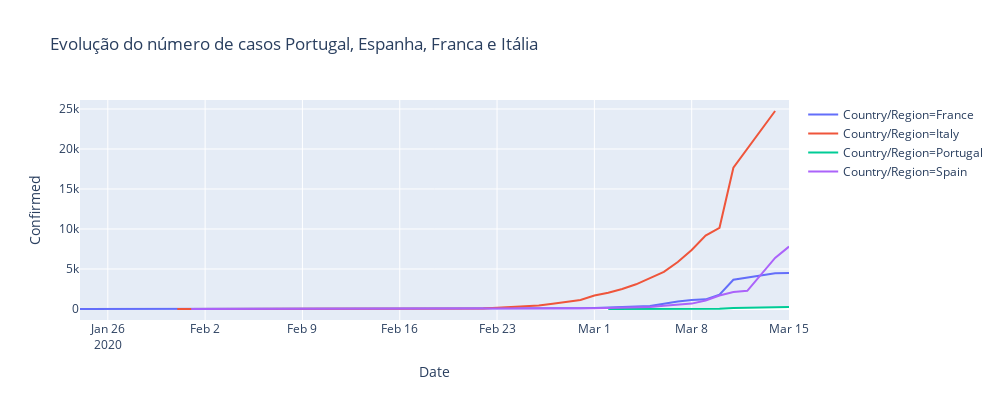

The cell this chart's notebook holds for it:
### Code cell
temp = full_table.loc[((full_table['Country/Region']=='Spain')| (full_table['Country/Region']=='Portugal')
                       |(full_table['Country/Region']=='France')| (full_table['Country/Region']=='Italy'))]

temp = temp.groupby(['Date', 'Country/Region'])['Confirmed', 'Deaths', 'Recovered'].max().reset_index()
#temp = full_table.groupby(['Date', 'Country/Region'])['Confirmed'].sum().reset_index().sort_values('Confirmed', ascending=False)
temp.sort_values(by=['Country/Region','Date'],inplace=True)

temp = temp.reset_index()


fig = px.line(temp, x="Date", y="Confirmed", color='Country/Region',height=400,width=1000,
             title='Evolução do número de casos Portugal, Espanha, Franca e Itália')
fig.show()

### Figure 1 — Plotly figure (JSON) as saved in the notebook; plotly's stock layout.template omitted (floating-point values rounded to 4 significant figures)
{"data": [{"hoverlabel": {"namelength": 0}, "hovertemplate": "Country/Region=France<br>Date=%{x}<br>Confirmed=%{y}", "legendgroup": "Country/Region=France", "line": {"color": "#636efa", "dash": "solid"}, "mode": "lines", "name": "Country/Region=France", "showlegend": true, "type": "scatter", "x": ["2020-01-24", "2020-01-25", "2020-01-26", "2020-01-27", "2020-01-28", "2020-01-29", "2020-01-30", "2020-01-31", "2020-02-01", "2020-02-08", "2020-02-12", "2020-02-15", "2020-02-25", "2020-02-26", "2020-02-27", "2020-02-28", "2020-02-29", "2020-03-01", "2020-03-02", "2020-03-03", "2020-03-04", "2020-03-05", "2020-03-06", "2020-03-07", "2020-03-08", "2020-03-09", "2020-03-10", "2020-03-11", "2020-03-14", "2020-03-15"], "xaxis": "x", "y": [2, 3, 3, 3, 4, 5, 5, 5, 6, 11, 11, 12, 14, 18, 38, 57, 100, 130, 191, 204, 285, 377, 653, 949, 1126, 1209, 1784, 3661, 4469, 4499], "yaxis": "y"}, {"hoverlabel": {"namelength": 0}, "hovertemplate": "Country/Region=Italy<br>Date=%{x}<br>Confirmed=%{y}", "legendgroup": "Country/Region=Italy", "line": {"color": "#EF553B", "dash": "solid"}, "mode": "lines", "name": "Country/Region=Italy", "showlegend": true, "type": "scatter", "x": ["2020-01-31", "2020-02-07", "2020-02-21", "2020-02-22", "2020-02-23", "2020-02-24", "2020-02-25", "2020-02-26", "2020-02-27", "2020-02-28", "2020-02-29", "2020-03-01", "2020-03-02", "2020-03-03", "2020-03-04", "2020-03-05", "2020-03-06", "2020-03-07", "2020-03-08", "2020-03-09", "2020-03-10", "2020-03-11", "2020-03-14"], "xaxis": "x", "y": [2, 3, 20, 62, 155, 229, 322, 453, 655, 888, 1128, 1694, 2036, 2502, 3089, 3858, 4636, 5883, 7375, 9172, 10149, 17660, 24747], "yaxis": "y"}, {"hoverlabel": {"namelength": 0}, "hovertemplate": "Country/Region=Portugal<br>Date=%{x}<br>Confirmed=%{y}", "legendgroup": "Country/Region=Portugal", "line": {"color": "#00cc96", "dash": "solid"}, "mode": "lines", "name": "Country/Region=Portugal", "showlegend": true, "type": "scatter", "x": ["2020-03-02", "2020-03-03", "2020-03-04", "2020-03-05", "2020-03-06", "2020-03-07", "2020-03-08", "2020-03-10", "2020-03-11", "2020-03-14", "2020-03-15"], "xaxis": "x", "y": [2, 2, 5, 8, 13, 20, 30, 41, 112, 169, 245], "yaxis": "y"}, {"hoverlabel": {"namelength": 0}, "hovertemplate": "Country/Region=Spain<br>Date=%{x}<br>Confirmed=%{y}", "legendgroup": "Country/Region=Spain", "line": {"color": "#ab63fa", "dash": "solid"}, "mode": "lines", "name": "Country/Region=Spain", "showlegend": true, "type": "scatter", "x": ["2020-02-01", "2020-02-09", "2020-02-15", "2020-02-25", "2020-02-26", "2020-02-27", "2020-02-28", "2020-02-29", "2020-03-01", "2020-03-02", "2020-03-03", "2020-03-04", "2020-03-05", "2020-03-06", "2020-03-07", "2020-03-08", "2020-03-09", "2020-03-10", "2020-03-11", "2020-03-12", "2020-03-14", "2020-03-15"], "xaxis": "x", "y": [1, 2, 2, 6, 13, 15, 32, 45, 84, 120, 165, 222, 259, 400, 500, 673, 1073, 1695, 2128, 2277, 6391, 7798], "yaxis": "y"}], "layout": {"height": 400, "legend": {"tracegroupgap": 0}, "title": {"text": "Evolução do número de casos Portugal, Espanha, Franca e Itália"}, "width": 1000, "xaxis": {"anchor": "y", "autorange": true, "domain": [0, 1], "range": ["2020-01-24", "2020-03-15"], "title": {"text": "Date"}, "type": "date"}, "yaxis": {"anchor": "x", "autorange": true, "domain": [0, 1], "range": [-1374.0, 26120.0], "title": {"text": "Confirmed"}, "type": "linear"}}}
